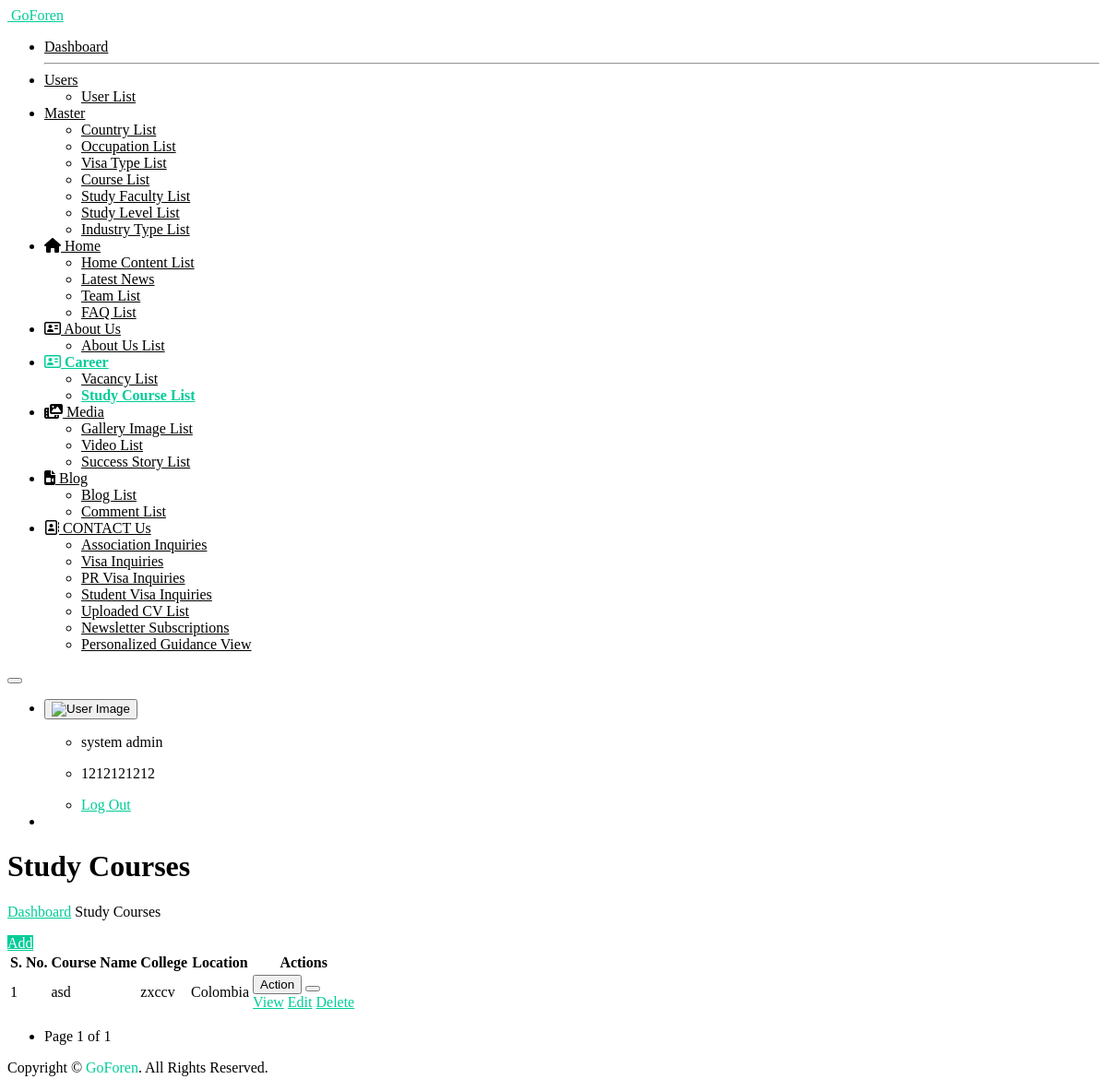
The page /s_course_list/ (signed in) on the database as committed earlier.
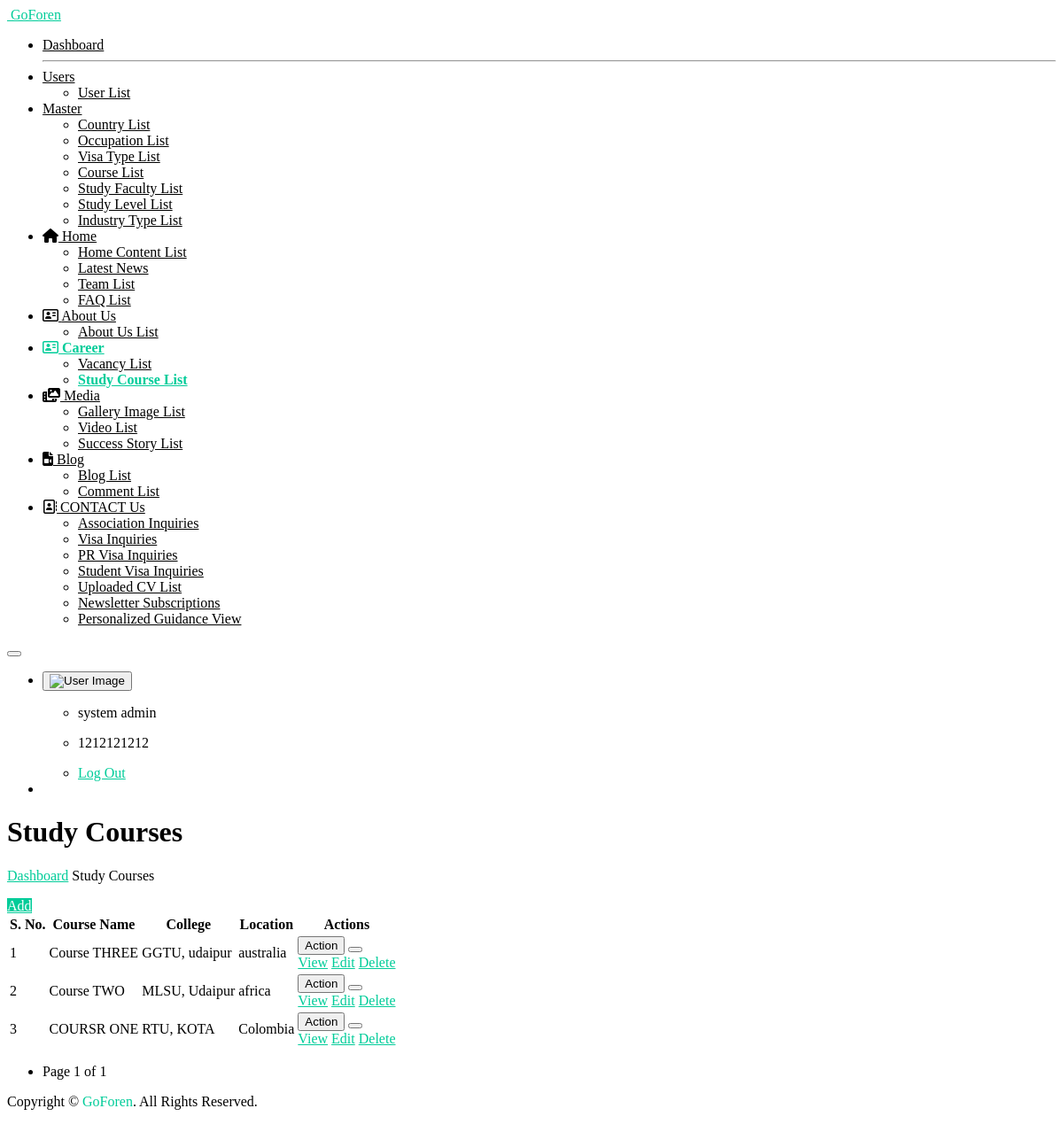
The same page on the database as committed later.
### myapp/models.py (models this page shows, shortened)
class tbl_study_course(models.Model):
    location = models.CharField(max_length=100, null=True , blank=True)
    study_faculty = models.CharField(max_length=100, null=True , blank=True)
    college_nature = models.CharField(max_length=100, null=True , blank=True)
    study_level = models.CharField(max_length=100, null=True , blank=True)
    course_name = models.CharField(max_length=100, null=True , blank=True)
    college = models.CharField(max_length=100, null=True , blank=True)
    add_date = models.CharField(max_length=100, null=True , blank=True)
    seat_count = models.CharField(max_length=100, null=True , blank=True)
    created_at = models.DateTimeField(auto_now_add=True)
    updated_at = models.DateTimeField(auto_now=True)
    class Meta:
        db_table = 'tbl_study_course'

### myapp/views.py (the view)
    def wrapper(request, *args, **kwargs):
        if 'user_id' not in request.session:
            return redirect('open_sign_in_page')
        return view_func(request, *args, **kwargs)

### myapp/views.py (called while the page is built)
def login_required_custom(view_func):
    def wrapper(request, *args, **kwargs):
        if 'user_id' not in request.session:
            return redirect('open_sign_in_page')
        return view_func(request, *args, **kwargs)
    return wrapper

@login_required_custom
def s_course_list(request):
    queryset = tbl_study_course.objects.all().order_by("-id")
    paginator = Paginator(queryset, 10)
    page_number = request.GET.get('page')
    page_obj = paginator.get_page(page_number)
    context = {
        "record_name": "Study Course",
        "courses": page_obj.object_list,
        "page_obj": page_obj,
        "add_success": request.session.pop("add_success", None),
        "update_success": request.session.pop("update_success", None),
        "delete_success": request.session.pop("delete_success", None),
    }
    return render(request, "course-list2.html", context)

### templates/course-list2.html (shortened to what this page needs)
{% extends "base.html" %}
{% load static %}
{% block start %}
<div class="ec-content-wrapper">
    <div class="content">
        <div class="breadcrumb-wrapper d-flex align-items-center justify-content-between">
            <div>
                <h1>Study Courses</h1>
                <p class="breadcrumbs"><span><a href="{% url 'dashboard_view' %}">Dashboard</a></span>
                    <span></span>Study Courses</p>
            </div>
            <div>
                <a href="{% url 'add_s_course' %}" class="btn btn-primary">Add</a>
            </div>
        </div>
        <div class="row">
            <div class="col-12">
                <div class="card card-default">
                    <div class="card-body">
                        <div class="table-responsive">
                            <table class="table">
                                <thead>
                                    <tr>
                                        <th>S. No.</th>
                                        <th>Course Name</th>
                                        <th>College</th>
                                        <th>Location</th>
                                        <th>Actions</th>
                                    </tr>
                                </thead>
                                <tbody>
                                {% for i in courses %}
                                    <tr>
                                        <td>{{ forloop.counter }}</td>
                                        <td>{{ i.course_name }}</td>
                                        <td>{{ i.college }}</td>
                                        <td>{{ i.location }}</td>
                                        <td>
                                            <div class="btn-group mb-1">
                                                <button type="button" class="btn btn-outline-success">Action</button>
                                                <button type="button" class="btn btn-outline-success dropdown-toggle dropdown-toggle-split" data-bs-toggle="dropdown">
                                                </button>
                                                <div class="dropdown-menu">
                                                    <a class="dropdown-item" href="{% url 's_course_view' i.id %}">View</a>
                                                    <a class="dropdown-item" href="{% url 'edit_s_course' i.id %}">Edit</a>
                                                    <a href="javascript:void(0);" class="dropdown-item delete-btn" data-url="{% url 'delete_s_course' i.id %}">Delete</a>
                                                </div>
                                            </div>
                                        </td>
                                    </tr>
                                    {% endfor %}
                                </tbody>
                            </table>
                            <div class="pagination justify-content-start mt-3">
                                <nav>
                                    <ul class="pagination">
                                        <li class="page-item disabled">
                                            <span class="page-link">Page {{ page_obj.number }} of {{ page_obj.paginator.num_pages }}</span>
                                        </li>
                                    </ul>
                                </nav>
                            </div>
                        </div>
                    </div>
                </div>
            </div>
        </div>
    </div>
</div>
{% endblock %}

Rows that differ between the two databases and show on the page:
added tbl_study_course: course_name "Course THREE", college "GGTU, udaipur", location "australia"
added tbl_study_course: course_name "Course TWO", college "MLSU, Udaipur", location "africa"
changed tbl_study_course "Colombia": course_name "asd" → "COURSR ONE"; college "zxccv" → "RTU, KOTA"
